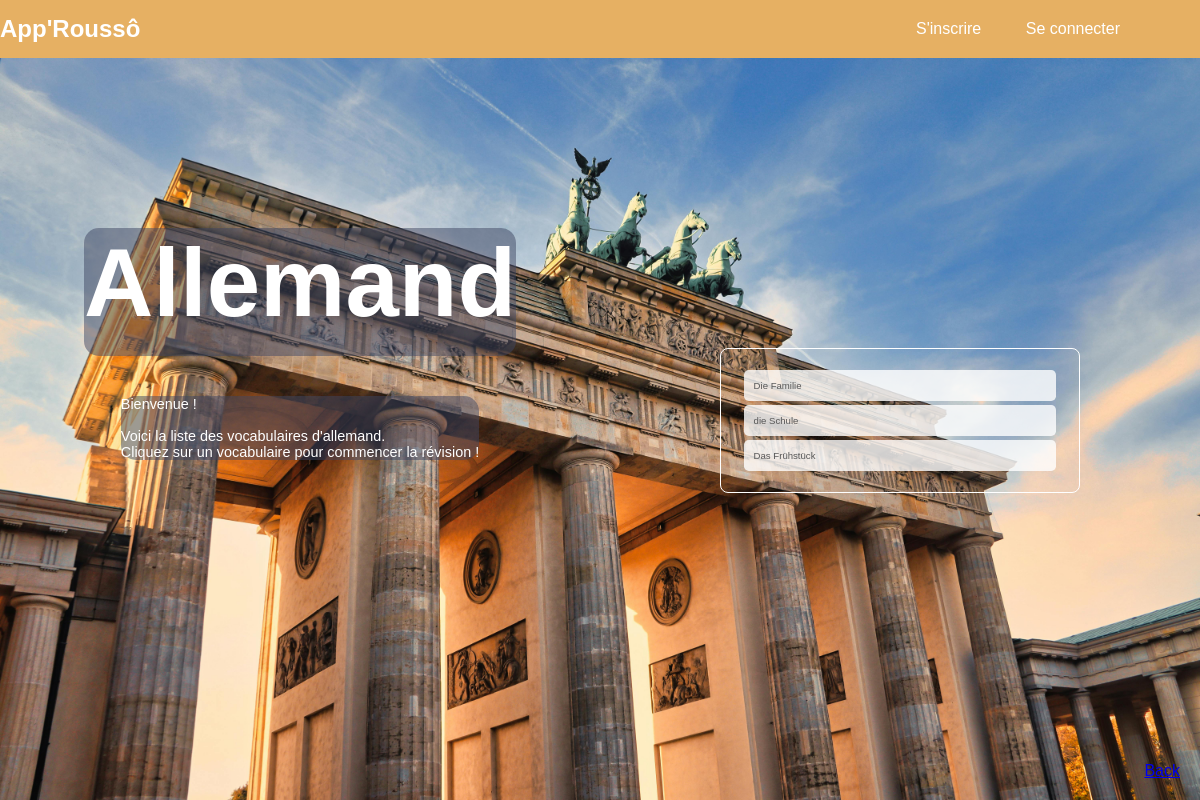
Page /classeur-All/ on the committed database.
### cards/models.py (models this page shows, shortened)
class Classeur(models.Model):
    LANGUAGES = [
        ('DE', 'Allemand'),
        ('IT', 'Italien'),
        ('ES', 'Espagnol'),
        ('EN', 'Anglais')
    ]
    name = models.CharField(max_length=200, null=False)
    user = models.ForeignKey(User, on_delete=models.CASCADE)  # Classeur asso. avec un utilisateur
    public = models.BooleanField(default=False)
    category = models.CharField(max_length=2, choices=LANGUAGES, default='FR')  # Catégorie / Langue

### cards/views.py (the view)
# urls.py: path('classeur-All/', views.classeur_all_view, name='classeurAll'),
def classeur_all_view(request):
    classeurs = Classeur.objects.filter(category='DE', public=True)
    return render(request, 'cards/existing_classeur/classeurAll.html', {'classeurs': classeurs})

### cards/templates/cards/existing_classeur/classeurAll.html (shortened to what this page needs)
<!DOCTYPE html>
{% load static %}
<html lang="en">
<head>
    <link rel="stylesheet" href="https://cdn.simplecss.org/simple.min.css">
    <link rel="stylesheet" href="{% static 'css/styles_classeur_existant.css' %}">
</head>
<body>
   <img src="{% static '/images/pexels-detait-25053929.jpg' %}" alt="sagrada" class="background-image">
    <nav>
          <h1> App'Roussô </h1>
          <ul>
              <li><a href="{% url 'register' %}"> S'inscrire</a></li>
              <li><a href="{% url 'login' %}"> Se connecter</a></li>
          </ul>
    </nav>
    {% block content %}
    <div class="container">
        <div class="left0">
            <div class="title">
                <h1>Allemand</h1>
            </div>
            <div class="text0">
                <p>
                Bienvenue !<br><br> Voici la liste des vocabulaires d'allemand. <br>Cliquez sur un vocabulaire pour commencer la révision !
                </p>
            </div>
        </div>
        <div class="right0">
            <div class="classeur-existant">
                {% if classeurs %}
                    <ul class="list-existante">
                        {% for classeur in classeurs %}
                            <li class="classeur-item-existant">
                                <a href="{% url 'classeur_detail_public' classeur.pk %}" class="classeur-link">
                                        <span class="classeur-title">{{ classeur.name }}</span>
                                </a>
                            </li>
                        {% endfor %}
                    </ul>
                {% else %}
                    <p>Aucun classeur trouvé.</p>
                {% endif %}
            </div>
        </div>
        <div style="position: fixed; bottom: 20px; right: 20px;">
            <a href="{% url 'sans-connection' %}" class="button">Back</a>
        </div>
    {% endblock %}
    </div>
</body>
</html>

### static/css/styles_classeur_existant.css (style rules this page uses)
* { margin: 0; padding: 0; box-sizing: border-box; font-family: 'arial', sans-serif; }
body { width: 100%; height: 100%; display: flex; flex-direction: column; color:white; }
nav { width: 100%; display: flex; align-items: center; justify-content: space-between; padding: 10px 0; background: #e6b063; position: relative; z-index: 1; }
nav ul { list-style: none; width: 100%; text-align: right; padding-right: 60px; }
nav ul li { display: inline-block; margin: 10px 20px; }
nav ul li a { color: #ffffff; text-decoration: none; }
.container { width: 100vw; height: 90vh; box-sizing: border-box; display: flex; padding-top: 20px; align-items:center; flex-direction: row; position: relative; z-index: 1; }
.left0 { display:flex; flex-direction:column; flex:1; height: 70vh; align-items:center; }
.title { display:flex; height:16vh; background: rgba(63, 71, 99, 0.5); border-radius:15px; margin-top: 10vh; }
.title h1 { color:#ffffff; text-align:center; max-font-size:13rem; font-size: 8vw; }
.text0 { display:flex; margin-top: 5vh; background: rgba(63, 71, 99, 0.5); border-radius: 15px; }
.text0 p { font-size: 1.2vw; }
.right0 { display: flex; flex:1; align-content: center; justify-content: center; }
.classeur-existant { width:30vw; border: 1px solid #fff; border-radius: 8px; padding: 15px; margin-bottom: 15px; transition: transform 0.3s ease; }
.list-existante { padding:0.1rem; transition: transform 0.3s ease; border-radius: 10px; font-size: 0.8vw; }
div ul { list-style: none; width: 100%; text-align: left; padding-right: 60px; row-gap: 10px; }
div ul li { display: flex; margin: 0.5vh 0.5vw; background: rgba(255, 255, 255, 0.8); border-radius: 0.4vw; }
div ul li a { color:#585858; text-decoration: none; border-radius: 5px; width: 100%; padding: 10px; }
.background-image { position: fixed; top: 0; left: 0; width: 100%; height: 100%; z-index: 0; }

### rows in the picture
Classeur: name "Die Familie"
Classeur: name "die Schule"
Classeur: name "Das Frühstück"
